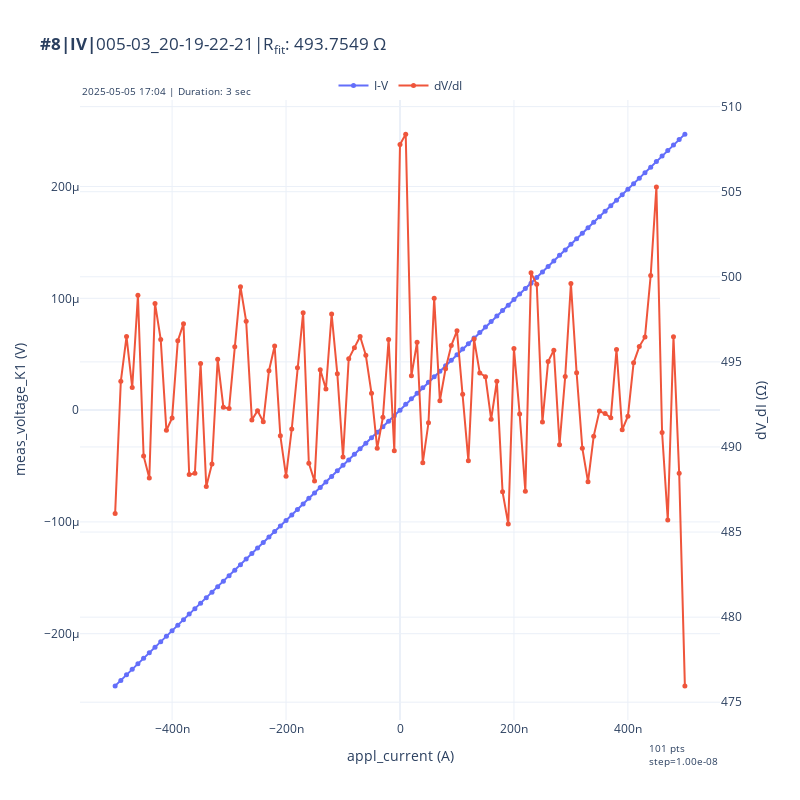

Notebook code cell kept with this figure:
### Code cell
I = 0.5e-6
# I = 10e-9
appl_current(-I)
K2440.output(1)
sleep(1)

exp = qc.new_experiment('IV', sample_name='005-03_20-19-22-21')
# exp = qc.new_experiment('IV', sample_name=f'002-01_20-21-31-32@({Mag_x*1e3:.2f},{Mag_y*1e3:.2f},{Mag_z*1e3:.2f})mT')

dataid = do1d(appl_current, -I, I, 101, 0.01, meas_voltage_K1,)
# dataid = do1d(appl_current, 6e-6 , -6e-6, 251, 0.01, meas_voltage_K1)

appl_current(0)
K2440.output(0)
plot_by_id(dataid)
fig = plot_combined_iv_dvdi(dataid)
clear_output(wait=True)
print(f"R = {get_R_from_IV(dataid):.4f}")
fig
